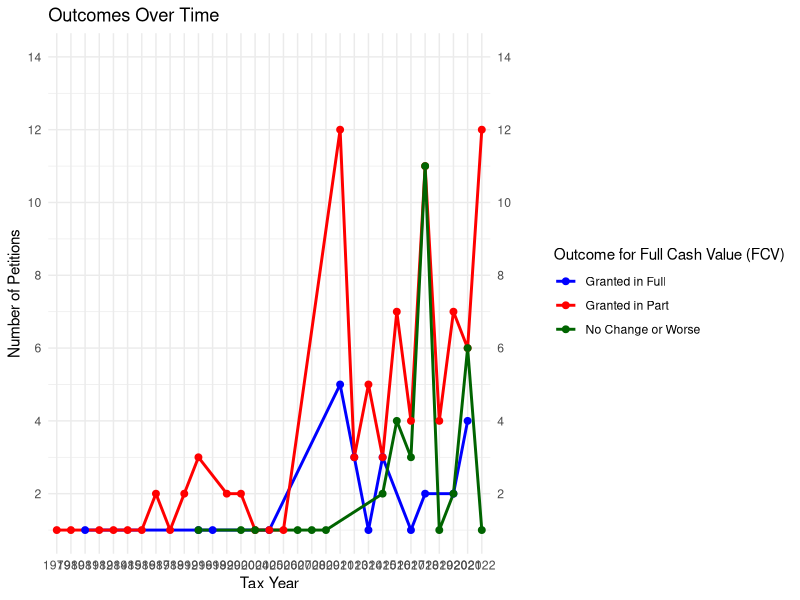
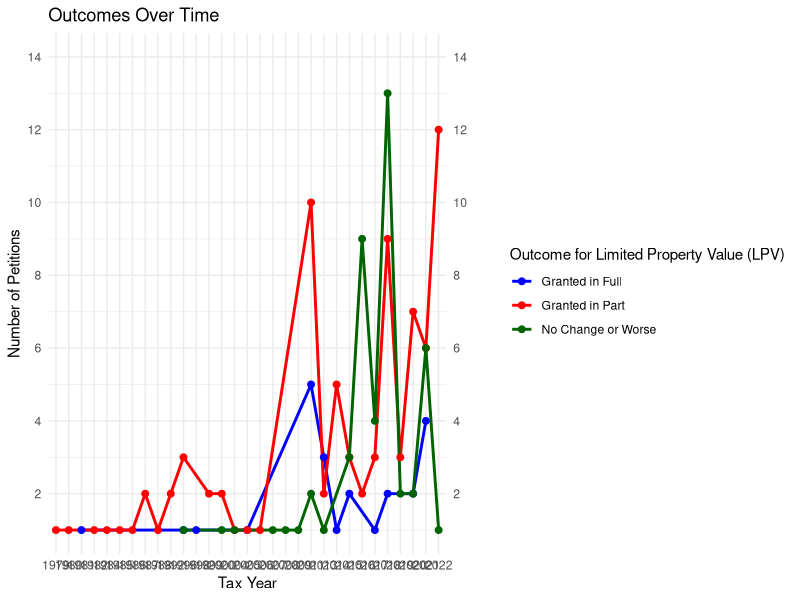

Write R code to recreate these figures, in order.

library(tidyverse)

# read data into tibble
petitions <- read_csv("Updated2/master_edited_5.2.25.csv")

# create identifier
petitions$ID <- 1:nrow(petitions)

# rename relevant columns
names(petitions)[2] <- 'include'
names(petitions)[3] <- 'tax_year'
names(petitions)[11] <- 'FCV_owner'
names(petitions)[12] <- 'LPV_owner'
names(petitions)[13] <- 'FCV_notice'
names(petitions)[14] <- 'LPV_notice'
names(petitions)[15] <- 'FCV_decision'
names(petitions)[16] <- 'LPV_decision'
names(petitions)[19] <- 'outcome'
names(petitions)[20] <- 'outcome_details'
names(petitions)[21] <- 'FCV_change'
names(petitions)[22] <- 'LPV_change'

petitions$tax_year = as.character(petitions$tax_year)
pet = subset(petitions,include == 1)

p4a <- ggplot(pet %>% count(tax_year, outcome_FCV), 
               aes(x = tax_year, y = n, color = outcome_FCV, group = outcome_FCV)) + 
  geom_line(size = 1) + geom_point(size = 2) + theme_minimal() + 
  scale_color_manual(values = c("No Change or Worse" = "darkgreen", 
                                "Granted in Full" = "blue", 
                                "Granted in Part" = "red")) +
  scale_y_continuous(sec.axis = dup_axis(name = ""),limits = c(1,14), breaks = seq(0, 14, by = 2)) +
  labs(title = "Outcomes Over Time", x = "Tax Year", y = "Number of Petitions", color = "Outcome for Full Cash Value (FCV)")
  

p4b <- ggplot(pet %>% count(tax_year, outcome_LPV), 
              aes(x = tax_year, y = n, color = outcome_LPV, group = outcome_LPV)) + 
  geom_line(size = 1) + geom_point(size = 2) + theme_minimal() + 
  scale_color_manual(values = c("No Change or Worse" = "darkgreen", 
                                "Granted in Full" = "blue", 
                                "Granted in Part" = "red")) + 
  scale_y_continuous(sec.axis = dup_axis(name = ""),limits = c(1,14), breaks = seq(0, 14, by = 2)) +
  labs(title = "Outcomes Over Time", x = "Tax Year", y = "Number of Petitions", color = "Outcome for Limited Property Value (LPV)")
